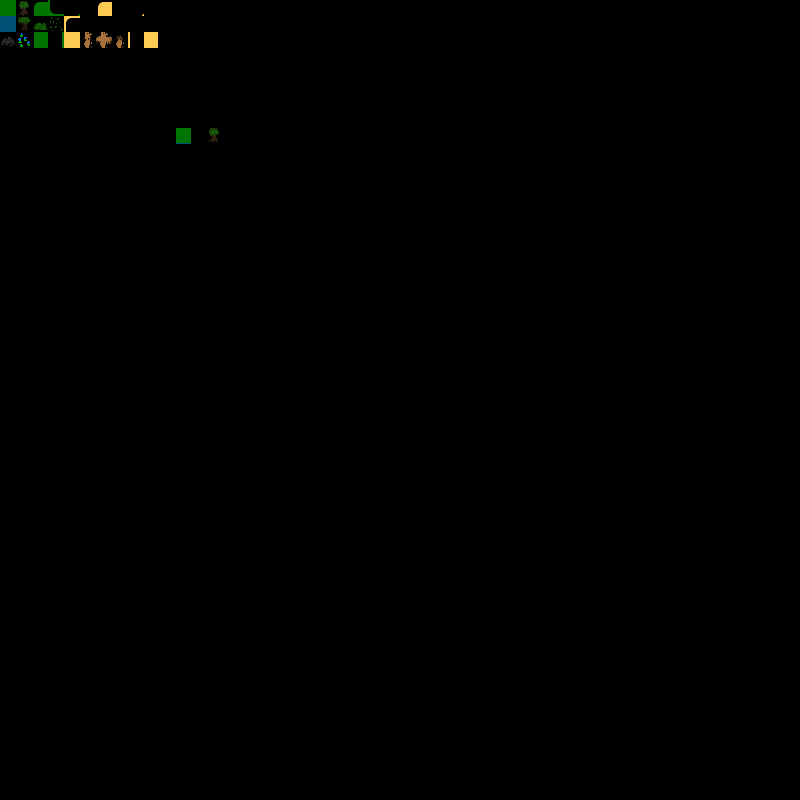

Rendered tile map (Tiled .tmx) drawn with the repository's tilesets; below, a short description and the full map source, tile grids included:
An orthogonal 50x50 tile map with 16x16 px tiles, 1 tile layer (Tile Layer 1), 1 image layer.

<map version="1.0" tiledversion="1.1.6" orientation="orthogonal" renderorder="right-down" width="50" height="50" tilewidth="16" tileheight="16" infinite="0" nextobjectid="1">
 <tileset firstgid="1" name="ts1" tilewidth="16" tileheight="16" spacing="1" margin="1" tilecount="81" columns="9">
  <image source="16.png" width="160" height="160" />
 </tileset>
 <layer name="Tile Layer 1" width="50" height="50">
  <data encoding="csv">
0,0,0,0,0,0,0,0,0,0,0,0,0,0,0,0,0,0,0,0,0,0,0,0,0,0,0,0,0,0,0,0,0,0,0,0,0,0,0,0,0,0,0,0,0,0,0,0,0,0,
0,0,0,0,0,0,0,0,0,0,0,0,0,0,0,0,0,0,0,0,0,0,0,0,0,0,0,0,0,0,0,0,0,0,0,0,0,0,0,0,0,0,0,0,0,0,0,0,0,0,
0,0,0,0,0,0,0,0,0,0,0,0,0,0,0,0,0,0,0,0,0,0,0,0,0,0,0,0,0,0,0,0,0,0,0,0,0,0,0,0,0,0,0,0,0,0,0,0,0,0,
0,0,0,0,0,0,0,0,0,0,0,0,0,0,0,0,0,0,0,0,0,0,0,0,0,0,0,0,0,0,0,0,0,0,0,0,0,0,0,0,0,0,0,0,0,0,0,0,0,0,
0,0,0,0,0,0,0,0,0,0,0,0,0,0,0,0,0,0,0,0,0,0,0,0,0,0,0,0,0,0,0,0,0,0,0,0,0,0,0,0,0,0,0,0,0,0,0,0,0,0,
0,0,0,0,0,0,0,0,0,0,0,0,0,0,0,0,0,0,0,0,0,0,0,0,0,0,0,0,0,0,0,0,0,0,0,0,0,0,0,0,0,0,0,0,0,0,0,0,0,0,
0,0,0,0,0,0,0,0,0,0,0,0,0,0,0,0,0,0,0,0,0,0,0,0,0,0,0,0,0,0,0,0,0,0,0,0,0,0,0,0,0,0,0,0,0,0,0,0,0,0,
0,0,0,0,0,0,0,0,0,0,0,0,0,0,0,0,0,0,0,0,0,0,0,0,0,0,0,0,0,0,0,0,0,0,0,0,0,0,0,0,0,0,0,0,0,0,0,0,0,0,
0,0,0,0,0,0,0,0,0,0,0,1,0,2,0,0,0,0,0,0,0,0,0,0,0,0,0,0,0,0,0,0,0,0,0,0,0,0,0,0,0,0,0,0,0,0,0,0,0,0,
0,0,0,0,0,0,0,0,0,0,0,0,0,0,0,0,0,0,0,0,0,0,0,0,0,0,0,0,0,0,0,0,0,0,0,0,0,0,0,0,0,0,0,0,0,0,0,0,0,0,
0,0,0,0,0,0,0,0,0,0,0,0,0,0,0,0,0,0,0,0,0,0,0,0,0,0,0,0,0,0,0,0,0,0,0,0,0,0,0,0,0,0,0,0,0,0,0,0,0,0,
0,0,0,0,0,0,0,0,0,0,0,0,0,0,0,0,0,0,0,0,0,0,0,0,0,0,0,0,0,0,0,0,0,0,0,0,0,0,0,0,0,0,0,0,0,0,0,0,0,0,
0,0,0,0,0,0,0,0,0,0,0,0,0,0,0,0,0,0,0,0,0,0,0,0,0,0,0,0,0,0,0,0,0,0,0,0,0,0,0,0,0,0,0,0,0,0,0,0,0,0,
0,0,0,0,0,0,0,0,0,0,0,0,0,0,0,0,0,0,0,0,0,0,0,0,0,0,0,0,0,0,0,0,0,0,0,0,0,0,0,0,0,0,0,0,0,0,0,0,0,0,
0,0,0,0,0,0,0,0,0,0,0,0,0,0,0,0,0,0,0,0,0,0,0,0,0,0,0,0,0,0,0,0,0,0,0,0,0,0,0,0,0,0,0,0,0,0,0,0,0,0,
0,0,0,0,0,0,0,0,0,0,0,0,0,0,0,0,0,0,0,0,0,0,0,0,0,0,0,0,0,0,0,0,0,0,0,0,0,0,0,0,0,0,0,0,0,0,0,0,0,0,
0,0,0,0,0,0,0,0,0,0,0,0,0,0,0,0,0,0,0,0,0,0,0,0,0,0,0,0,0,0,0,0,0,0,0,0,0,0,0,0,0,0,0,0,0,0,0,0,0,0,
0,0,0,0,0,0,0,0,0,0,0,0,0,0,0,0,0,0,0,0,0,0,0,0,0,0,0,0,0,0,0,0,0,0,0,0,0,0,0,0,0,0,0,0,0,0,0,0,0,0,
0,0,0,0,0,0,0,0,0,0,0,0,0,0,0,0,0,0,0,0,0,0,0,0,0,0,0,0,0,0,0,0,0,0,0,0,0,0,0,0,0,0,0,0,0,0,0,0,0,0,
0,0,0,0,0,0,0,0,0,0,0,0,0,0,0,0,0,0,0,0,0,0,0,0,0,0,0,0,0,0,0,0,0,0,0,0,0,0,0,0,0,0,0,0,0,0,0,0,0,0,
0,0,0,0,0,0,0,0,0,0,0,0,0,0,0,0,0,0,0,0,0,0,0,0,0,0,0,0,0,0,0,0,0,0,0,0,0,0,0,0,0,0,0,0,0,0,0,0,0,0,
0,0,0,0,0,0,0,0,0,0,0,0,0,0,0,0,0,0,0,0,0,0,0,0,0,0,0,0,0,0,0,0,0,0,0,0,0,0,0,0,0,0,0,0,0,0,0,0,0,0,
0,0,0,0,0,0,0,0,0,0,0,0,0,0,0,0,0,0,0,0,0,0,0,0,0,0,0,0,0,0,0,0,0,0,0,0,0,0,0,0,0,0,0,0,0,0,0,0,0,0,
0,0,0,0,0,0,0,0,0,0,0,0,0,0,0,0,0,0,0,0,0,0,0,0,0,0,0,0,0,0,0,0,0,0,0,0,0,0,0,0,0,0,0,0,0,0,0,0,0,0,
0,0,0,0,0,0,0,0,0,0,0,0,0,0,0,0,0,0,0,0,0,0,0,0,0,0,0,0,0,0,0,0,0,0,0,0,0,0,0,0,0,0,0,0,0,0,0,0,0,0,
0,0,0,0,0,0,0,0,0,0,0,0,0,0,0,0,0,0,0,0,0,0,0,0,0,0,0,0,0,0,0,0,0,0,0,0,0,0,0,0,0,0,0,0,0,0,0,0,0,0,
0,0,0,0,0,0,0,0,0,0,0,0,0,0,0,0,0,0,0,0,0,0,0,0,0,0,0,0,0,0,0,0,0,0,0,0,0,0,0,0,0,0,0,0,0,0,0,0,0,0,
0,0,0,0,0,0,0,0,0,0,0,0,0,0,0,0,0,0,0,0,0,0,0,0,0,0,0,0,0,0,0,0,0,0,0,0,0,0,0,0,0,0,0,0,0,0,0,0,0,0,
0,0,0,0,0,0,0,0,0,0,0,0,0,0,0,0,0,0,0,0,0,0,0,0,0,0,0,0,0,0,0,0,0,0,0,0,0,0,0,0,0,0,0,0,0,0,0,0,0,0,
0,0,0,0,0,0,0,0,0,0,0,0,0,0,0,0,0,0,0,0,0,0,0,0,0,0,0,0,0,0,0,0,0,0,0,0,0,0,0,0,0,0,0,0,0,0,0,0,0,0,
0,0,0,0,0,0,0,0,0,0,0,0,0,0,0,0,0,0,0,0,0,0,0,0,0,0,0,0,0,0,0,0,0,0,0,0,0,0,0,0,0,0,0,0,0,0,0,0,0,0,
0,0,0,0,0,0,0,0,0,0,0,0,0,0,0,0,0,0,0,0,0,0,0,0,0,0,0,0,0,0,0,0,0,0,0,0,0,0,0,0,0,0,0,0,0,0,0,0,0,0,
0,0,0,0,0,0,0,0,0,0,0,0,0,0,0,0,0,0,0,0,0,0,0,0,0,0,0,0,0,0,0,0,0,0,0,0,0,0,0,0,0,0,0,0,0,0,0,0,0,0,
0,0,0,0,0,0,0,0,0,0,0,0,0,0,0,0,0,0,0,0,0,0,0,0,0,0,0,0,0,0,0,0,0,0,0,0,0,0,0,0,0,0,0,0,0,0,0,0,0,0,
0,0,0,0,0,0,0,0,0,0,0,0,0,0,0,0,0,0,0,0,0,0,0,0,0,0,0,0,0,0,0,0,0,0,0,0,0,0,0,0,0,0,0,0,0,0,0,0,0,0,
0,0,0,0,0,0,0,0,0,0,0,0,0,0,0,0,0,0,0,0,0,0,0,0,0,0,0,0,0,0,0,0,0,0,0,0,0,0,0,0,0,0,0,0,0,0,0,0,0,0,
0,0,0,0,0,0,0,0,0,0,0,0,0,0,0,0,0,0,0,0,0,0,0,0,0,0,0,0,0,0,0,0,0,0,0,0,0,0,0,0,0,0,0,0,0,0,0,0,0,0,
0,0,0,0,0,0,0,0,0,0,0,0,0,0,0,0,0,0,0,0,0,0,0,0,0,0,0,0,0,0,0,0,0,0,0,0,0,0,0,0,0,0,0,0,0,0,0,0,0,0,
0,0,0,0,0,0,0,0,0,0,0,0,0,0,0,0,0,0,0,0,0,0,0,0,0,0,0,0,0,0,0,0,0,0,0,0,0,0,0,0,0,0,0,0,0,0,0,0,0,0,
0,0,0,0,0,0,0,0,0,0,0,0,0,0,0,0,0,0,0,0,0,0,0,0,0,0,0,0,0,0,0,0,0,0,0,0,0,0,0,0,0,0,0,0,0,0,0,0,0,0,
0,0,0,0,0,0,0,0,0,0,0,0,0,0,0,0,0,0,0,0,0,0,0,0,0,0,0,0,0,0,0,0,0,0,0,0,0,0,0,0,0,0,0,0,0,0,0,0,0,0,
0,0,0,0,0,0,0,0,0,0,0,0,0,0,0,0,0,0,0,0,0,0,0,0,0,0,0,0,0,0,0,0,0,0,0,0,0,0,0,0,0,0,0,0,0,0,0,0,0,0,
0,0,0,0,0,0,0,0,0,0,0,0,0,0,0,0,0,0,0,0,0,0,0,0,0,0,0,0,0,0,0,0,0,0,0,0,0,0,0,0,0,0,0,0,0,0,0,0,0,0,
0,0,0,0,0,0,0,0,0,0,0,0,0,0,0,0,0,0,0,0,0,0,0,0,0,0,0,0,0,0,0,0,0,0,0,0,0,0,0,0,0,0,0,0,0,0,0,0,0,0,
0,0,0,0,0,0,0,0,0,0,0,0,0,0,0,0,0,0,0,0,0,0,0,0,0,0,0,0,0,0,0,0,0,0,0,0,0,0,0,0,0,0,0,0,0,0,0,0,0,0,
0,0,0,0,0,0,0,0,0,0,0,0,0,0,0,0,0,0,0,0,0,0,0,0,0,0,0,0,0,0,0,0,0,0,0,0,0,0,0,0,0,0,0,0,0,0,0,0,0,0,
0,0,0,0,0,0,0,0,0,0,0,0,0,0,0,0,0,0,0,0,0,0,0,0,0,0,0,0,0,0,0,0,0,0,0,0,0,0,0,0,0,0,0,0,0,0,0,0,0,0,
0,0,0,0,0,0,0,0,0,0,0,0,0,0,0,0,0,0,0,0,0,0,0,0,0,0,0,0,0,0,0,0,0,0,0,0,0,0,0,0,0,0,0,0,0,0,0,0,0,0,
0,0,0,0,0,0,0,0,0,0,0,0,0,0,0,0,0,0,0,0,0,0,0,0,0,0,0,0,0,0,0,0,0,0,0,0,0,0,0,0,0,0,0,0,0,0,0,0,0,0,
0,0,0,0,0,0,0,0,0,0,0,0,0,0,0,0,0,0,0,0,0,0,0,0,0,0,0,0,0,0,0,0,0,0,0,0,0,0,0,0,0,0,0,0,0,0,0,0,0,0
</data>
 </layer>
 <imagelayer name="Image Layer 1">
  <image source="16.png" />
 </imagelayer>
</map>
